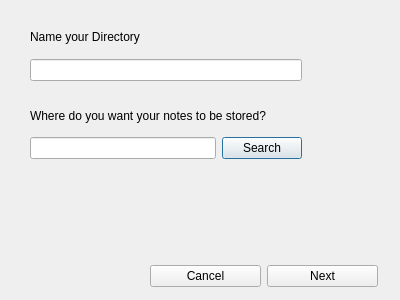
<?xml version="1.0" encoding="UTF-8"?>
<ui version="4.0">
 <class>GetDirectoryWindow</class>
 <widget class="QDialog" name="GetDirectoryWindow">
  <property name="geometry">
   <rect>
    <x>0</x>
    <y>0</y>
    <width>400</width>
    <height>300</height>
   </rect>
  </property>
  <property name="windowTitle">
   <string>Dialog</string>
  </property>
  <widget class="QWidget" name="layoutWidget">
   <property name="geometry">
    <rect>
     <x>30</x>
     <y>20</y>
     <width>272</width>
     <height>61</height>
    </rect>
   </property>
   <layout class="QVBoxLayout" name="verticalLayout_2">
    <item>
     <widget class="QLabel" name="label_2">
      <property name="sizePolicy">
       <sizepolicy hsizetype="Preferred" vsizetype="Preferred">
        <horstretch>0</horstretch>
        <verstretch>0</verstretch>
       </sizepolicy>
      </property>
      <property name="text">
       <string>Name your Directory</string>
      </property>
      <property name="scaledContents">
       <bool>false</bool>
      </property>
      <property name="wordWrap">
       <bool>false</bool>
      </property>
     </widget>
    </item>
    <item>
     <layout class="QHBoxLayout" name="horizontalLayout_2">
      <item>
       <widget class="QLineEdit" name="dirNameInput"/>
      </item>
     </layout>
    </item>
   </layout>
  </widget>
  <widget class="QWidget" name="">
   <property name="geometry">
    <rect>
     <x>30</x>
     <y>100</y>
     <width>272</width>
     <height>59</height>
    </rect>
   </property>
   <layout class="QVBoxLayout" name="verticalLayout">
    <item>
     <widget class="QLabel" name="label">
      <property name="sizePolicy">
       <sizepolicy hsizetype="Preferred" vsizetype="Preferred">
        <horstretch>0</horstretch>
        <verstretch>0</verstretch>
       </sizepolicy>
      </property>
      <property name="text">
       <string>Where do you want your notes to be stored?</string>
      </property>
      <property name="scaledContents">
       <bool>false</bool>
      </property>
      <property name="wordWrap">
       <bool>false</bool>
      </property>
     </widget>
    </item>
    <item>
     <layout class="QHBoxLayout" name="horizontalLayout">
      <item>
       <widget class="QLineEdit" name="filePathInput"/>
      </item>
      <item>
       <widget class="QPushButton" name="dirBtn">
        <property name="text">
         <string>Search</string>
        </property>
       </widget>
      </item>
     </layout>
    </item>
   </layout>
  </widget>
  <widget class="QWidget" name="">
   <property name="geometry">
    <rect>
     <x>150</x>
     <y>260</y>
     <width>228</width>
     <height>32</height>
    </rect>
   </property>
   <layout class="QHBoxLayout" name="horizontalLayout_3">
    <item>
     <widget class="QPushButton" name="cancelBtn">
      <property name="text">
       <string>Cancel</string>
      </property>
     </widget>
    </item>
    <item>
     <widget class="QPushButton" name="nextBtn">
      <property name="text">
       <string>Next</string>
      </property>
     </widget>
    </item>
   </layout>
  </widget>
 </widget>
 <resources/>
 <connections/>
</ui>
